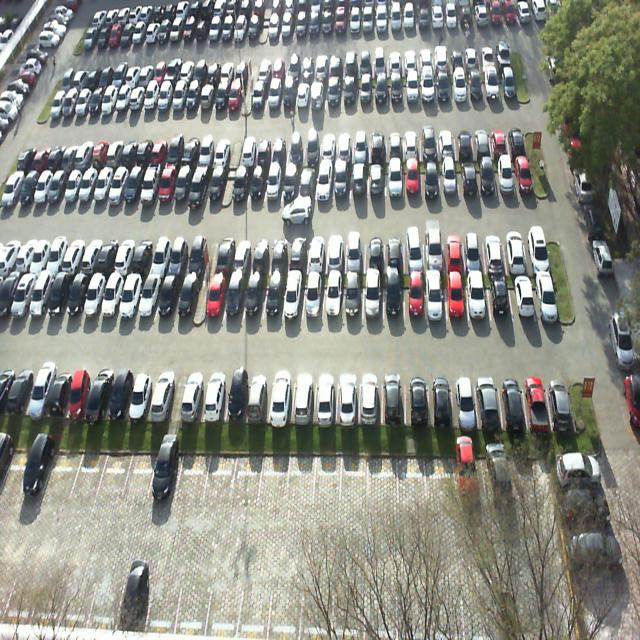
#> input picture samples/lot-01.jpg, 640 x 640 px
$ python -i lined.py   (imports and definitions only)
#> lines starting #> are read from the running program, lines starting #| are printed output that depends on the picture; after the words box and inside, x2 and y2 are one past the last pixel; in counts of white or black regions, pixels touching at a corner belong together
"""Read a top-down lot from the painted stall dividers.

The PKLot model knows the surveillance-camera angle. A straight overhead
photo, with the bays drawn on the asphalt, is a different picture. The
dividers are traced, each gap of one stall is a bay, and a bay that holds
something other than bare asphalt is occupied.
"""

from __future__ import annotations

import cv2
import numpy as np

from src.detect import Slot

_MIN_BAYS = 8


def _segments(gray: np.ndarray) -> list[tuple[float, float, float, float, float]]:
    raw = cv2.createLineSegmentDetector(0).detect(gray)[0]
    if raw is None:
        return []
    found = []
    for x1, y1, x2, y2 in raw.reshape(-1, 4):
        dx, dy = float(x2 - x1), float(y2 - y1)
        length = float(np.hypot(dx, dy))
        if length < 16:
            continue
        angle = abs(np.degrees(np.arctan2(dy, dx)))
        if angle > 90:
            angle = 180 - angle
        found.append((float(x1), float(y1), float(x2), float(y2), angle, length))
    return found


def _divider_weight(gray: np.ndarray, vertical: bool) -> float:
    total = 0.0
    for *_, angle, length in _segments(gray):
        steep = angle >= 55
        if steep == vertical and 16 <= length <= 120:
            total += length
    return total


def _dividers(gray: np.ndarray) -> list[dict]:
    divs = []
    for x1, y1, x2, y2, angle, length in _segments(gray):
        if length > 110 or angle < 55:
            continue
        divs.append(
            {
                "x": (x1 + x2) / 2,
                "y": (y1 + y2) / 2,
                "y1": min(y1, y2),
                "y2": max(y1, y2),
            }
        )
    return divs


def _row_centers(divs: list[dict], height: int) -> list[float]:
    if len(divs) < 8:
        return []
    ys = np.array([d["y"] for d in divs])
    bins = np.arange(0, height + 8, 8)
    hist, edges = np.histogram(ys, bins=bins)
    smooth = np.convolve(hist.astype(float), np.ones(3) / 3, mode="same")
    peaks = []
    for index in range(1, len(smooth) - 1):
        if smooth[index] >= smooth[index - 1] and smooth[index] >= smooth[index + 1] and hist[index] >= 5:
            peaks.append(float((edges[index] + edges[index + 1]) / 2))
    merged: list[float] = []
    for peak in peaks:
        if merged and peak - merged[-1] < 70:
            merged[-1] = (merged[-1] + peak) / 2
        else:
            merged.append(peak)
    return merged


def _boxes_for_row(divs: list[dict], center: float, height: int, green: np.ndarray) -> list[tuple[int, int, int, int]]:
    items = [d for d in divs if abs(d["y"] - center) < 48]
    if len(items) < 6:
        return []
    items.sort(key=lambda d: d["x"])
    cols: list[dict] = []
    for item in items:
        if cols and item["x"] - cols[-1]["x"] < 8:
            col = cols[-1]
            col["x"] = (col["x"] * col["n"] + item["x"]) / (col["n"] + 1)
            col["n"] += 1
        else:
            cols.append({"x": item["x"], "n": 1})
    gaps = np.diff([col["x"] for col in cols])
    plausible = gaps[(gaps > 12) & (gaps < 70)]
    if len(plausible) < 3:
        return []
    pitch = float(np.median(plausible))
    half = int(pitch * 1.7)
    y1, y2 = int(center - half), int(center + half)
    boxes = []
    for index in range(len(cols) - 1):
        gap = cols[index + 1]["x"] - cols[index]["x"]
        count = int(round(gap / pitch))
        if not 1 <= count <= 2:
            continue
        step = gap / count
        if step < pitch * 0.6 or step > pitch * 1.45:
            continue
        for slot_index in range(count):
            left = cols[index]["x"] + step * slot_index
            right = left + step
            box = (
                int(round(left)) + 2,
                max(0, y1 + 2),
                int(round(right)) - 2,
                min(height - 1, y2 - 2),
            )
            if box[2] - box[0] < 8 or box[3] - box[1] < 14:
                continue
            patch = green[box[1] : box[3], box[0] : box[2]]
            if patch.size and float(patch.mean()) > 0.22:
                continue
            boxes.append(box)
    return boxes


def _vehicle_fraction(image: np.ndarray, box: tuple[int, int, int, int], asphalt: float) -> float:
    x1, y1, x2, y2 = box
    dx = max(1, (x2 - x1) // 10)
    dy = max(1, (y2 - y1) // 8)
    crop = image[y1 + dy : y2 - dy, x1 + dx : x2 - dx]
    if crop.size < 16:
        return 0.0
    gray = cv2.cvtColor(crop, cv2.COLOR_BGR2GRAY)
    hsv = cv2.cvtColor(crop, cv2.COLOR_BGR2HSV)
    # A stall divider is a thin bright stroke. A car is a wide patch.
    paint = cv2.morphologyEx(gray, cv2.MORPH_TOPHAT, cv2.getStructuringElement(cv2.MORPH_RECT, (9, 9)))
    differ = np.abs(gray.astype(np.int16) - asphalt) > 32
    colored = hsv[:, :, 1] > 40
    vehicle = (differ | colored) & (paint <= 18)
    vehicle = cv2.morphologyEx(vehicle.astype(np.uint8), cv2.MORPH_OPEN, np.ones((3, 3), np.uint8))
    return float(vehicle.mean())


def _asphalt_level(image: np.ndarray, boxes: list[tuple[int, int, int, int]]) -> float:
    spreads = []
    for box in boxes:
        gray = cv2.cvtColor(image[box[1] : box[3], box[0] : box[2]], cv2.COLOR_BGR2GRAY)
        spreads.append(float(gray.std()))
    spreads = np.array(spreads)
    calm = spreads <= np.percentile(spreads, 30)
    levels = []
    for box, quiet in zip(boxes, calm):
        if not quiet:
            continue
        gray = cv2.cvtColor(image[box[1] : box[3], box[0] : box[2]], cv2.COLOR_BGR2GRAY)
        levels.append(float(np.median(gray)))
    if not levels:
        return 140.0
    return float(np.median(levels))


def _keep_runs(boxes: list[tuple[int, int, int, int]]) -> list[tuple[int, int, int, int]]:
    """Drop a pair of boxes sitting on the road, away from a real row."""
    if not boxes:
        return []
    widths = [box[2] - box[0] for box in boxes]
    gap_limit = float(np.median(widths)) * 2.4
    rows: list[list[tuple[int, int, int, int]]] = []
    for box in sorted(boxes, key=lambda item: (item[1] + item[3]) / 2):
        center = (box[1] + box[3]) / 2
        if rows and abs(center - np.mean([(item[1] + item[3]) / 2 for item in rows[-1]])) < 24:
            rows[-1].append(box)
        else:
            rows.append([box])
    kept = []
    for row in rows:
        row.sort(key=lambda item: item[0])
        run = [row[0]]
        runs = []
        for box in row[1:]:
            if box[0] - run[-1][2] > gap_limit:
                runs.append(run)
                run = [box]
            else:
                run.append(box)
        runs.append(run)
        for run in runs:
            if len(run) >= 3:
                kept.extend(run)
    return kept


def _slots_upright(image: np.ndarray) -> list[Slot]:
    gray = cv2.cvtColor(image, cv2.COLOR_BGR2GRAY)
    hsv = cv2.cvtColor(image, cv2.COLOR_BGR2HSV)
    green = (hsv[:, :, 0] > 35) & (hsv[:, :, 0] < 95) & (hsv[:, :, 1] > 40)
    divs = _dividers(gray)
    boxes: list[tuple[int, int, int, int]] = []
    for center in _row_centers(divs, image.shape[0]):
        boxes.extend(_boxes_for_row(divs, center, image.shape[0], green))
    boxes = _keep_runs(boxes)
    if len(boxes) < _MIN_BAYS:
        return []
    asphalt = _asphalt_level(image, boxes)
    slots = []
    for box in boxes:
        fraction = _vehicle_fraction(image, box, asphalt)
        occupied = fraction > 0.18
        slots.append(
            Slot(
                status="occupied" if occupied else "empty",
                confidence=float(np.clip(fraction if occupied else 1.0 - fraction, 0.0, 0.99)),
                xyxy=box,
            )
        )
    return slots


# [8 lines left out: function _unmap_clockwise, not called in this run]


def read_lined(image_bgr: np.ndarray) -> tuple[list[Slot], np.ndarray]:
    """Return bays traced from painted dividers, and the image they sit on."""
    gray = cv2.cvtColor(image_bgr, cv2.COLOR_BGR2GRAY)
    vertical = _divider_weight(gray, vertical=True)
    horizontal = _divider_weight(gray, vertical=False)
    if horizontal > vertical * 1.25 and horizontal > 200:
        turned = cv2.rotate(image_bgr, cv2.ROTATE_90_CLOCKWISE)
        slots = _slots_upright(turned)
        if len(slots) >= _MIN_BAYS:
            height = image_bgr.shape[0]
            mapped = [
                Slot(slot.status, slot.confidence, _unmap_clockwise(slot.xyxy, height))
                for slot in slots
            ]
            return mapped, image_bgr
    return _slots_upright(image_bgr), image_bgr

>>> import cv2
>>> picture = cv2.imread('../samples/lot-01.jpg')
#> picture is the input picture: shape (640, 640, 3); mean B, G, R 135.3, 142.6, 140.9
>>> result = read_lined(picture)
#> in read_lined, `gray = cv2.cvtColor(image_bgr, cv2.COLOR_BGR2GRAY)`:
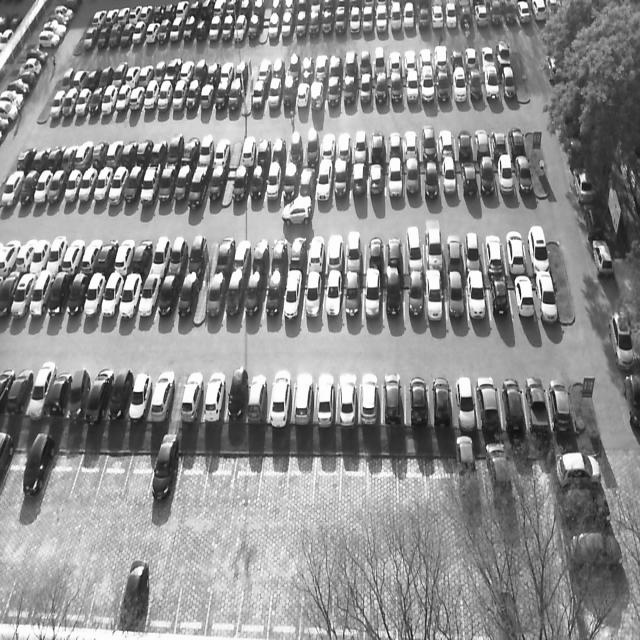
#> gray: shape (640, 640); min 6, max 255, mean 141.3
#> the loop in _divider_weight, `for *_, angle, length in _segments(gray):` made 606 passes
#> (angle, length, steep, total) on passes 1 to 8: (80.21, 21.79, True, 21.79), (76.65, 29.7, True, 51.5), (73.44, 16.16, True, 67.65), (64.24, 17.31, True, 84.97), (89.15, 20.02, True, 105), (76.88, 28.2, True, 133.2), (71.53, 19.37, True, 152.6), (82.58, 22.63, True, 175.2)
#> after the loop in _divider_weight, `for *_, angle, length in _segments(gray):`: total = 15607.1
#> the loop in _divider_weight (call 2), `for *_, angle, length in _segments(gray):` made 606 passes
#> (angle, length, steep, total) on pass 43: (54.68, 17.3, False, 17.3)
#> in read_lined, `horizontal = _divider_weight(gray, vertical=False)`: horizontal = 764.8
#> in _slots_upright, `green = (hsv[:, :, 0] > 35) & (hsv[:, :, 0] < 95) & (hsv[:, :, 1] > 40)`:
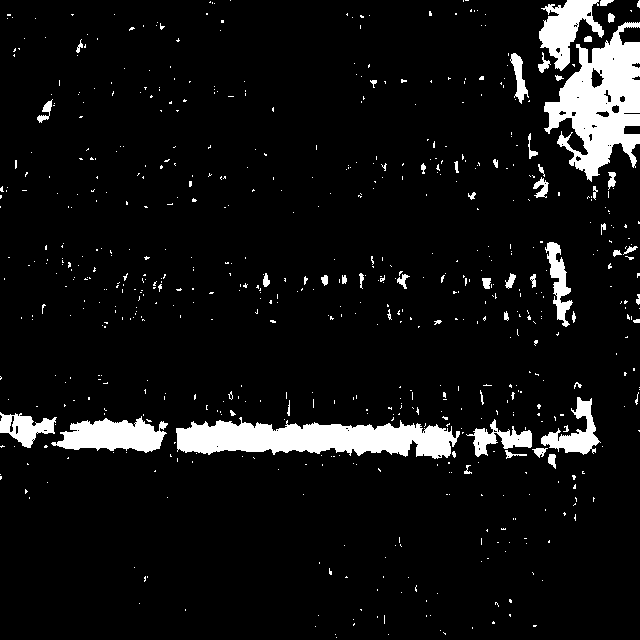
#> green: shape (640, 640) bool; 7.2% white; 666 white regions (611 under 20 px), largest, box (x1, y1, x2, y2) and area: (544, 22, 640, 182) 8036, (176, 417, 460, 459) 7458, (51, 416, 168, 453) 2668
#> the loop in _dividers, `for x1, y1, x2, y2, angle, length in _segments(gray):` made 606 passes
#> (x1, y1, x2, y2, angle, length) on passes 1 to 3: (553.7, 389.3, 557.4, 410.8, 80.21, 21.79), (119.5, 241.3, 112.7, 270.2, 76.65, 29.7), (147.9, 163, 143.3, 178.5, 73.44, 16.16)
#> after the loop in _dividers, `for x1, y1, x2, y2, angle, length in _segments(gray):`: divs = 570 items
#> the loop in _slots_upright, `for center in _row_centers(divs, image.shape[0]):` made 5 passes
#> (center, pitch in _boxes_for_row, half in _boxes_for_row, y1 in _boxes_for_row, y2 in _boxes_for_row) on passes 1 to 5: (75, 16.24, 27, 48, 102), (176, 17.23, 29, 147, 205), (292, 18.82, 31, 261, 323), (448, 19.03, 32, 416, 480), (600, 18.71, 31, 569, 631)
#> after the loop in _slots_upright, `for center in _row_centers(divs, image.shape[0]):`: boxes = 120 items, first 6: (5, 50, 20, 100), (24, 50, 36, 100), (40, 50, 52, 100), (56, 50, 70, 100), (74, 50, 91, 100), (95, 50, 114, 100)
#> in _keep_runs, `widths = [box[2] - box[0] for box in boxes]`: widths = 120 values, max 19 at index 5, min 8 at index 37, mean 12.63
#> in _keep_runs, `gap_limit = float(np.median(widths)) * 2.4`: gap_limit = 28.8
#> the loop in _keep_runs, `for box in sorted(boxes, key=lambda item: (item[1] + item[3]) / 2):` made 120 passes
#> (box, center) on passes 1 to 8: ((5, 50, 20, 100), 75), ((24, 50, 36, 100), 75), ((40, 50, 52, 100), 75), ((56, 50, 70, 100), 75), ((74, 50, 91, 100), 75), ((95, 50, 114, 100), 75), ((128, 50, 137, 100), 75), ((141, 50, 153, 100), 75)
#> after the loop in _keep_runs, `for box in sorted(boxes, key=lambda item: (item[1] + item[3]) / 2):`: rows = 5 items
#> the loop in _keep_runs, `for row in rows:` made 5 passes
#> after the loop in _keep_runs, `for row in rows:`: kept = 112 items, first 6: (5, 50, 20, 100), (24, 50, 36, 100), (40, 50, 52, 100), (56, 50, 70, 100), (74, 50, 91, 100), (95, 50, 114, 100)
#> in _slots_upright, `boxes = _keep_runs(boxes)`: boxes has the same summary as kept in _keep_runs
#> the loop in _asphalt_level, `for box in boxes:` made 112 passes
#> after the loop in _asphalt_level, `for box in boxes:`: spreads = 112 values, max 84.53 at index 62, min 18.56 at index 91, mean 52.9
#> the loop in _asphalt_level, `for box, quiet in zip(boxes, calm):` made 112 passes
#> after the loop in _asphalt_level, `for box, quiet in zip(boxes, calm):`: levels = 34 values, max 208 at index 13, min 77 at index 6, mean 147
#> in _slots_upright, `asphalt = _asphalt_level(image, boxes)`: asphalt = 150
#> the loop in _slots_upright, `for box in boxes:` made 112 passes
#> (x1 in _vehicle_fraction, y1 in _vehicle_fraction, x2 in _vehicle_fraction, y2 in _vehicle_fraction, fraction, occupied) on passes 1 to 8: (5, 50, 20, 100, 0.275, True), (24, 50, 36, 100, 0.195, True), (40, 50, 52, 100, 0.168, False), (56, 50, 70, 100, 0.143, False), (74, 50, 91, 100, 0.133, False), (95, 50, 114, 100, 0.204, True), (128, 50, 137, 100, 0, False), (141, 50, 153, 100, 0, False)

$ run again, on samples/lot-02.jpg
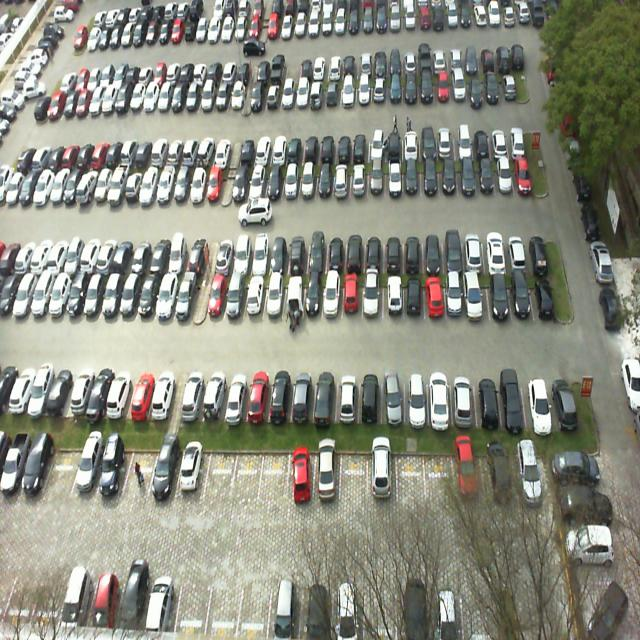
#> input picture samples/lot-02.jpg, 640 x 640 px
#> picture is the input picture: shape (640, 640, 3); mean B, G, R 129.4, 141.7, 140.5
#> in read_lined, `gray = cv2.cvtColor(image_bgr, cv2.COLOR_BGR2GRAY)`:
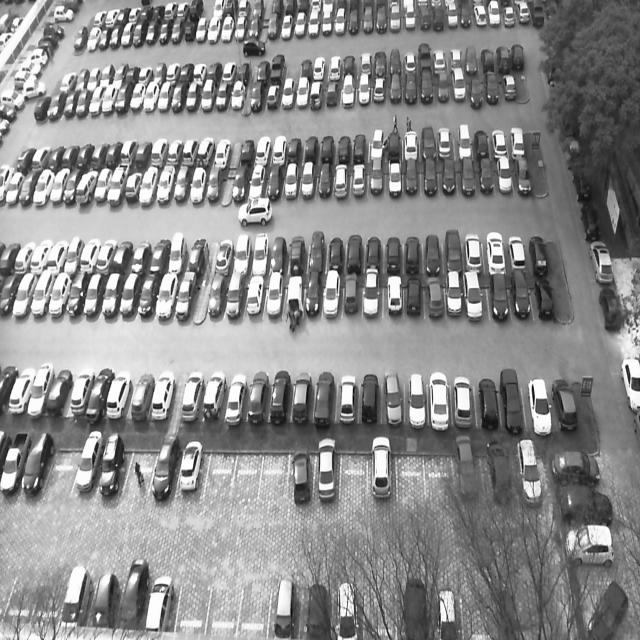
#> gray: shape (640, 640); min 1, max 255, mean 139.9
#> the loop in _divider_weight, `for *_, angle, length in _segments(gray):` made 623 passes
#> (angle, length, steep, total) on passes 1 to 8: (85.72, 17.45, True, 17.45), (80.58, 27.95, True, 45.4), (77.71, 24.27, True, 69.67), (88.64, 30.02, True, 99.69), (72.21, 21.34, True, 121), (79.33, 40.7, True, 161.7), (73.65, 23.7, True, 185.4), (76.18, 24.56, True, 210)
#> after the loop in _divider_weight, `for *_, angle, length in _segments(gray):`: total = 15121
#> the loop in _divider_weight (call 2), `for *_, angle, length in _segments(gray):` made 623 passes
#> (angle, length, steep, total) on pass 55: (1.5, 16.28, False, 16.28)
#> horizontal = 1230.5
#> hsv: shape (640, 640, 3); mean H, S, V 48.2, 36, 144.8
#> in _slots_upright, `green = (hsv[:, :, 0] > 35) & (hsv[:, :, 0] < 95) & (hsv[:, :, 1] > 40)`:
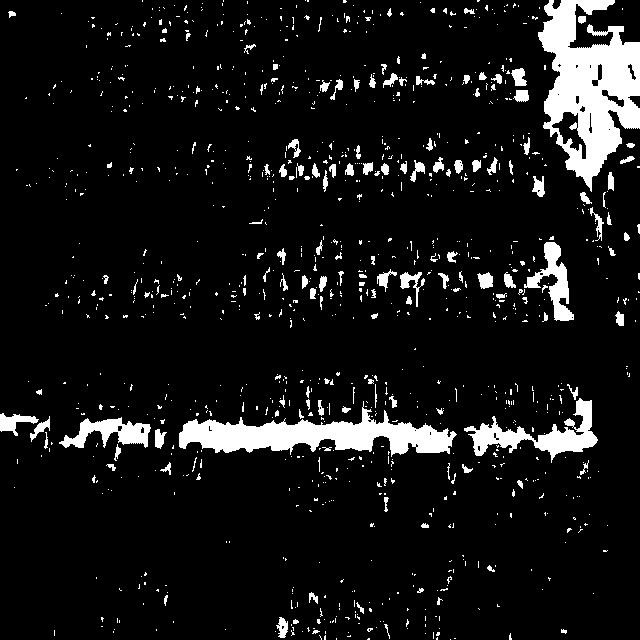
#> green: shape (640, 640) bool; 8.5% white; 1096 white regions (949 under 20 px), largest, box (x1, y1, x2, y2) and area: (538, 0, 640, 192) 10716, (179, 401, 457, 457) 6732, (464, 398, 598, 463) 2742
#> the loop in _dividers, `for x1, y1, x2, y2, angle, length in _segments(gray):` made 623 passes
#> (x1, y1, x2, y2, angle, length) on passes 1 to 3: (533.5, 384.4, 534.8, 401.8, 85.72, 17.45), (112.6, 461.8, 117.2, 434.2, 80.58, 27.95), (199.3, 15.88, 194.1, 39.6, 77.71, 24.27)
#> after the loop in _dividers, `for x1, y1, x2, y2, angle, length in _segments(gray):`: divs = 566 items
#> the loop in _slots_upright, `for center in _row_centers(divs, image.shape[0]):` made 6 passes
#> (center, pitch in _boxes_for_row, half in _boxes_for_row, y1 in _boxes_for_row, y2 in _boxes_for_row) on passes 1 to 6: (20, 18.54, 31, -11, 51), (152, 16, 27, 125, 179), (276, 17.17, 29, 247, 305), (396, 19.06, 32, 364, 428), (468, 17.92, 30, 438, 498), (600, 15.83, 26, 574, 626)
#> after the loop in _slots_upright, `for center in _row_centers(divs, image.shape[0]):`: boxes = 173 items, first 6: (7, 0, 25, 49), (29, 0, 47, 49), (51, 0, 62, 49), (66, 0, 76, 49), (90, 0, 102, 49), (106, 0, 118, 49)
#> widths = 173 values, max 24 at index 104, min 8 at index 19, mean 12.65
#> gap_limit = 28.8
#> the loop in _keep_runs, `for box in sorted(boxes, key=lambda item: (item[1] + item[3]) / 2):` made 173 passes
#> (box, center) on passes 1 to 3: ((7, 0, 25, 49), 24.5), ((29, 0, 47, 49), 24.5), ((51, 0, 62, 49), 24.5)
#> after the loop in _keep_runs, `for box in sorted(boxes, key=lambda item: (item[1] + item[3]) / 2):`: rows = 6 items
#> the loop in _keep_runs, `for row in rows:` made 6 passes
#> after the loop in _keep_runs, `for row in rows:`: kept = 172 items, first 6: (7, 0, 25, 49), (29, 0, 47, 49), (51, 0, 62, 49), (66, 0, 76, 49), (90, 0, 102, 49), (106, 0, 118, 49)
#> in _slots_upright, `boxes = _keep_runs(boxes)`: boxes has the same summary as kept in _keep_runs
#> the loop in _asphalt_level, `for box in boxes:` made 172 passes
#> after the loop in _asphalt_level, `for box in boxes:`: spreads = 172 values, max 81.15 at index 80, min 7.13 at index 85, mean 48.9
#> the loop in _asphalt_level, `for box, quiet in zip(boxes, calm):` made 172 passes
#> after the loop in _asphalt_level, `for box, quiet in zip(boxes, calm):`: levels = 52 values, max 193 at index 38, min 60 at index 32, mean 121.8
#> asphalt = 117.5
#> the loop in _slots_upright, `for box in boxes:` made 172 passes
#> (x1 in _vehicle_fraction, y1 in _vehicle_fraction, x2 in _vehicle_fraction, y2 in _vehicle_fraction, dx in _vehicle_fraction, fraction, occupied) on passes 1 to 3: (7, 0, 25, 49, 1, 0.0693, False), (29, 0, 47, 49, 1, 0.152, False), (51, 0, 62, 49, 1, 0.0841, False)
